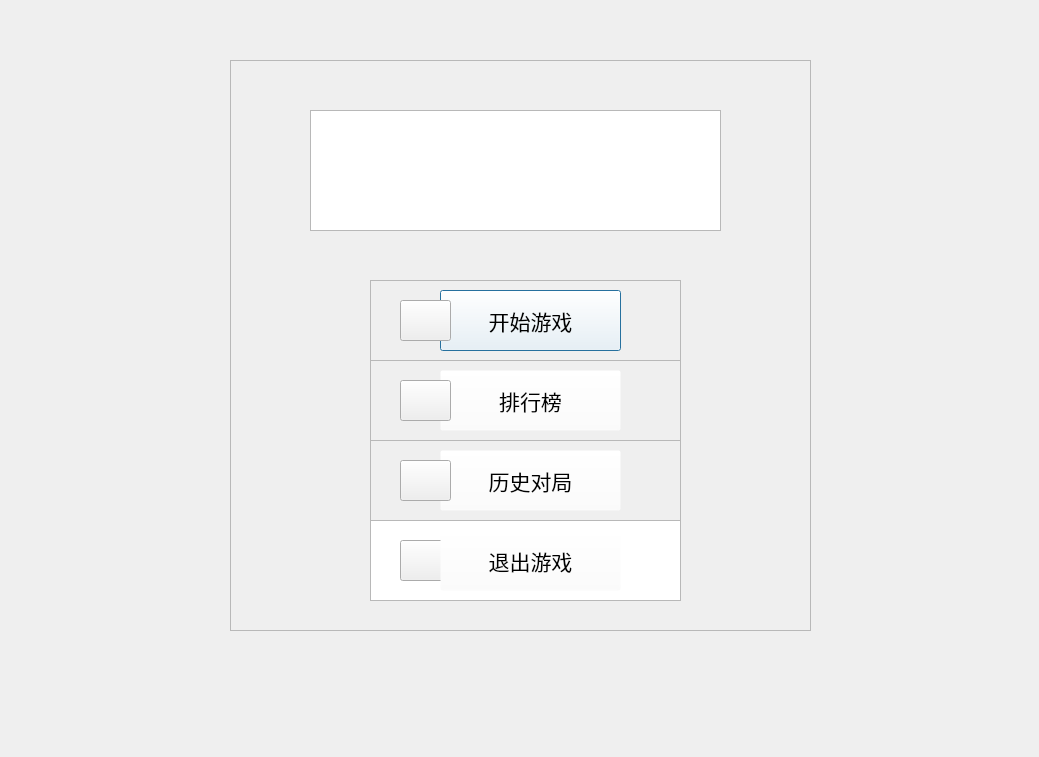
<?xml version="1.0" encoding="UTF-8"?>
<ui version="4.0">
 <class>Dialog</class>
 <widget class="QDialog" name="Dialog">
  <property name="geometry">
   <rect>
    <x>0</x>
    <y>0</y>
    <width>1039</width>
    <height>757</height>
   </rect>
  </property>
  <property name="minimumSize">
   <size>
    <width>1039</width>
    <height>757</height>
   </size>
  </property>
  <property name="maximumSize">
   <size>
    <width>1039</width>
    <height>757</height>
   </size>
  </property>
  <property name="windowTitle">
   <string>Dialog</string>
  </property>
  <property name="autoFillBackground">
   <bool>false</bool>
  </property>
  <property name="styleSheet">
   <string notr="true">QDialog#Dialog {
	
	border-image: url(:/新前缀/images/E9228FE3C623A0A7F60A961D6A4E1304.jpg);
}</string>
  </property>
  <widget class="QFrame" name="frame">
   <property name="geometry">
    <rect>
     <x>230</x>
     <y>60</y>
     <width>581</width>
     <height>571</height>
    </rect>
   </property>
   <property name="autoFillBackground">
    <bool>false</bool>
   </property>
   <property name="frameShape">
    <enum>QFrame::StyledPanel</enum>
   </property>
   <property name="frameShadow">
    <enum>QFrame::Raised</enum>
   </property>
   <widget class="QFrame" name="frame_2">
    <property name="geometry">
     <rect>
      <x>140</x>
      <y>220</y>
      <width>311</width>
      <height>81</height>
     </rect>
    </property>
    <property name="styleSheet">
     <string notr="true">QFrame#frame_2 {
	
	border-image: url(:/新前缀/images/menubt.png);
}</string>
    </property>
    <property name="frameShape">
     <enum>QFrame::StyledPanel</enum>
    </property>
    <property name="frameShadow">
     <enum>QFrame::Raised</enum>
    </property>
    <widget class="QPushButton" name="game">
     <property name="geometry">
      <rect>
       <x>70</x>
       <y>10</y>
       <width>181</width>
       <height>61</height>
      </rect>
     </property>
     <property name="font">
      <font>
       <family>黑体</family>
       <pointsize>16</pointsize>
       <weight>50</weight>
       <bold>false</bold>
      </font>
     </property>
     <property name="styleSheet">
      <string notr="true">background-color: rgba(255, 255, 255, 0);</string>
     </property>
     <property name="text">
      <string>开始游戏</string>
     </property>
    </widget>
    <widget class="QPushButton" name="pushButton_2">
     <property name="geometry">
      <rect>
       <x>30</x>
       <y>20</y>
       <width>51</width>
       <height>41</height>
      </rect>
     </property>
     <property name="styleSheet">
      <string notr="true">border-image: url(:/新前缀/images/mnbt.png);</string>
     </property>
     <property name="text">
      <string/>
     </property>
    </widget>
   </widget>
   <widget class="QFrame" name="frame_3">
    <property name="geometry">
     <rect>
      <x>140</x>
      <y>300</y>
      <width>311</width>
      <height>81</height>
     </rect>
    </property>
    <property name="styleSheet">
     <string notr="true">QFrame#frame_3 {
	
	border-image: url(:/新前缀/images/menubt.png);
}</string>
    </property>
    <property name="frameShape">
     <enum>QFrame::StyledPanel</enum>
    </property>
    <property name="frameShadow">
     <enum>QFrame::Raised</enum>
    </property>
    <widget class="QPushButton" name="rank">
     <property name="geometry">
      <rect>
       <x>70</x>
       <y>10</y>
       <width>181</width>
       <height>61</height>
      </rect>
     </property>
     <property name="font">
      <font>
       <family>黑体</family>
       <pointsize>16</pointsize>
       <weight>50</weight>
       <bold>false</bold>
      </font>
     </property>
     <property name="styleSheet">
      <string notr="true">background-color: rgba(255, 255, 255, 0);</string>
     </property>
     <property name="text">
      <string>排行榜</string>
     </property>
    </widget>
    <widget class="QPushButton" name="pushButton_5">
     <property name="geometry">
      <rect>
       <x>30</x>
       <y>20</y>
       <width>51</width>
       <height>41</height>
      </rect>
     </property>
     <property name="styleSheet">
      <string notr="true">border-image: url(:/新前缀/images/mnbt.png);</string>
     </property>
     <property name="text">
      <string/>
     </property>
    </widget>
   </widget>
   <widget class="QGraphicsView" name="graphicsView">
    <property name="geometry">
     <rect>
      <x>80</x>
      <y>50</y>
      <width>411</width>
      <height>121</height>
     </rect>
    </property>
    <property name="styleSheet">
     <string notr="true">border-image: url(:/新前缀/images/QQ截图20191011220153.png);</string>
    </property>
   </widget>
   <widget class="QFrame" name="frame_4">
    <property name="geometry">
     <rect>
      <x>140</x>
      <y>380</y>
      <width>311</width>
      <height>81</height>
     </rect>
    </property>
    <property name="styleSheet">
     <string notr="true">QFrame#frame_4 {
	
	border-image: url(:/新前缀/images/menubt.png);
}</string>
    </property>
    <property name="frameShape">
     <enum>QFrame::StyledPanel</enum>
    </property>
    <property name="frameShadow">
     <enum>QFrame::Raised</enum>
    </property>
    <widget class="QPushButton" name="rank_2">
     <property name="geometry">
      <rect>
       <x>70</x>
       <y>10</y>
       <width>181</width>
       <height>61</height>
      </rect>
     </property>
     <property name="font">
      <font>
       <family>黑体</family>
       <pointsize>16</pointsize>
       <weight>50</weight>
       <bold>false</bold>
      </font>
     </property>
     <property name="styleSheet">
      <string notr="true">background-color: rgba(255, 255, 255, 0);</string>
     </property>
     <property name="text">
      <string>历史对局</string>
     </property>
    </widget>
    <widget class="QPushButton" name="pushButton_6">
     <property name="geometry">
      <rect>
       <x>30</x>
       <y>20</y>
       <width>51</width>
       <height>41</height>
      </rect>
     </property>
     <property name="styleSheet">
      <string notr="true">border-image: url(:/新前缀/images/mnbt.png);</string>
     </property>
     <property name="text">
      <string/>
     </property>
    </widget>
   </widget>
   <widget class="QGraphicsView" name="frame5">
    <property name="geometry">
     <rect>
      <x>140</x>
      <y>460</y>
      <width>311</width>
      <height>81</height>
     </rect>
    </property>
    <property name="styleSheet">
     <string notr="true">border-image: url(:/新前缀/images/menubt.png);
</string>
    </property>
   </widget>
   <widget class="QPushButton" name="pushButton">
    <property name="geometry">
     <rect>
      <x>170</x>
      <y>480</y>
      <width>51</width>
      <height>41</height>
     </rect>
    </property>
    <property name="styleSheet">
     <string notr="true">border-image: url(:/新前缀/images/mnbt.png);</string>
    </property>
    <property name="text">
     <string/>
    </property>
   </widget>
   <widget class="QPushButton" name="pushButton_3">
    <property name="geometry">
     <rect>
      <x>210</x>
      <y>470</y>
      <width>181</width>
      <height>61</height>
     </rect>
    </property>
    <property name="font">
     <font>
      <family>黑体</family>
      <pointsize>16</pointsize>
     </font>
    </property>
    <property name="styleSheet">
     <string notr="true">background-color: rgba(255, 255, 255, 0);</string>
    </property>
    <property name="text">
     <string>退出游戏</string>
    </property>
   </widget>
  </widget>
 </widget>
 <resources>
  <include location="loginimg.qrc"/>
 </resources>
 <connections>
  <connection>
   <sender>rank</sender>
   <signal>clicked()</signal>
   <receiver>Dialog</receiver>
   <slot>showrank()</slot>
   <hints>
    <hint type="sourcelabel">
     <x>606</x>
     <y>405</y>
    </hint>
    <hint type="destinationlabel">
     <x>768</x>
     <y>345</y>
    </hint>
   </hints>
  </connection>
  <connection>
   <sender>rank_2</sender>
   <signal>clicked()</signal>
   <receiver>Dialog</receiver>
   <slot>history()</slot>
   <hints>
    <hint type="sourcelabel">
     <x>599</x>
     <y>482</y>
    </hint>
    <hint type="destinationlabel">
     <x>785</x>
     <y>450</y>
    </hint>
   </hints>
  </connection>
  <connection>
   <sender>game</sender>
   <signal>clicked()</signal>
   <receiver>Dialog</receiver>
   <slot>showdj()</slot>
   <hints>
    <hint type="sourcelabel">
     <x>526</x>
     <y>319</y>
    </hint>
    <hint type="destinationlabel">
     <x>772</x>
     <y>243</y>
    </hint>
   </hints>
  </connection>
  <connection>
   <sender>pushButton_3</sender>
   <signal>clicked()</signal>
   <receiver>Dialog</receiver>
   <slot>show_login()</slot>
   <hints>
    <hint type="sourcelabel">
     <x>567</x>
     <y>554</y>
    </hint>
    <hint type="destinationlabel">
     <x>861</x>
     <y>595</y>
    </hint>
   </hints>
  </connection>
 </connections>
 <slots>
  <slot>show_login()</slot>
  <slot>rank()</slot>
  <slot>history()</slot>
  <slot>showrank()</slot>
  <slot>showdj()</slot>
 </slots>
</ui>
